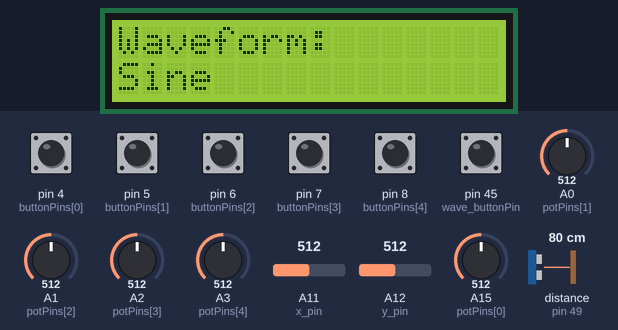
Recording of a sketch running on a simulated Arduino Mega 2560, built with avr-gcc and run on an emulated ATmega2560. Shown: 16×2 character LCD. Wiring (inferred from the names in the program): ultrasonic range finder: trigger pin 48; echo pin 49. The inputs (shaded band) are chosen by the test bench; at power-on: pin 4 (buttonPins[0]), pin 5 (buttonPins[1]), pin 6 (buttonPins[2]), pin 7 (buttonPins[3]), pin 8 (buttonPins[4]), pin 45 (wave_buttonPin) HIGH, A0 (potPins[1]) = 512, A1 (potPins[2]) = 512, A2 (potPins[3]) = 512, A3 (potPins[4]) = 512, A11 (x_pin) = 512, A12 (y_pin) = 512, A15 (potPins[0]) = 512, distance to the obstacle (sensor on pin 49) 80 cm. The echo pulse lasts 58.3 µs per cm; what the sketch prints to the serial monitor is not drawn.

Above: at 1.2 s.
1.3 s: pin 45 (wave_buttonPin) pulled LOW for 0.15 s
At 2.5 s:
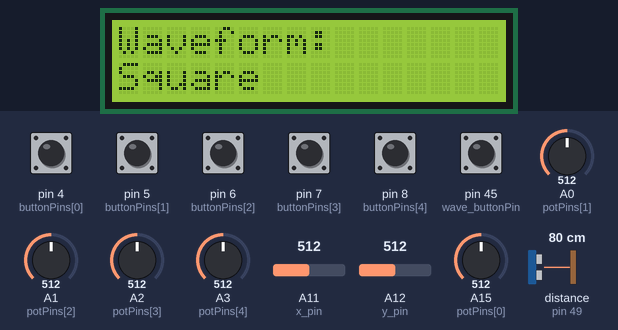
2.9 s: pin 45 (wave_buttonPin) pulled LOW for 1 s
At 4.1 s:
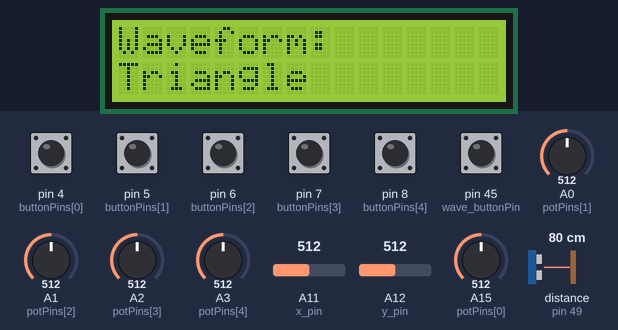
5.4 s: pin 45 (wave_buttonPin) pulled LOW for 0.15 s
At 5.8 s:
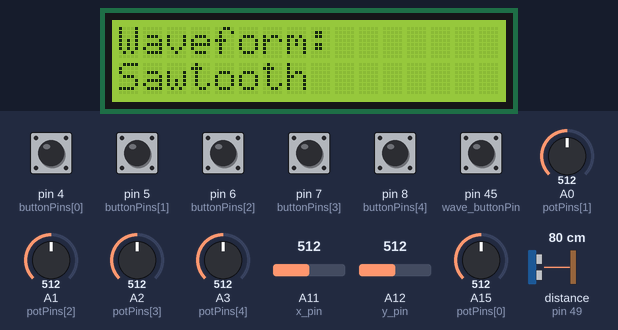
Timing chart, 0 to 8.4 s (numbered marks = the images above; inputs shaded):
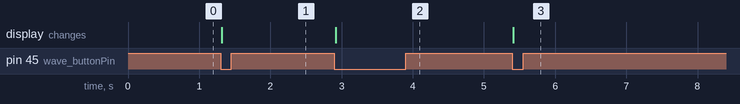

Measured:
- after the input at 1.3 s, the display: changes at once (image 1)
- after the input at 2.9 s, the display: changes at once (image 2)
- after the input at 5.4 s, the display: changes at once (image 3)

The sketch:

conf.ino
```cpp
#include <LiquidCrystal.h>
#include <stdint.h>

/*-----------------------------------------------------------------------------------------------------------*/

/* Types and Defines */

#define PACKET_START 0xAA
#define PACKET_END 0x55

typedef struct __attribute__((packed)) {
  uint8_t start;
  uint8_t waveform;
  int16_t potentiometers[5]; // LFO depth | Attack | Decay | Sustain | Release
  int16_t joystick[2];       // x | y
  float ultrasonic;
  uint8_t buttons[5];
  uint8_t checksum;
  uint8_t end;
} Packet;

/*-----------------------------------------------------------------------------------------------------------*/

/* Wiring */

const int wave_buttonPin = 45;
const int buttonPins[5] = {4, 5, 6, 7, 8};

const int potPins[5] = {A15, A0, A1, A2, A3};

const int x_pin = A11;
const int y_pin = A12;

const int trigPin = 48;
const int echoPin = 49;

const int rs = 40, en = 41, d4 = 34, d5 = 35, d6 = 32, d7 = 33;

/*-----------------------------------------------------------------------------------------------------------*/

/* Constants */

const unsigned long debounce_delay = 5;
const unsigned long packet_interval = 5;
const unsigned long ultrasonic_timeout = 25000UL;

/*-----------------------------------------------------------------------------------------------------------*/

/* Globals */

Packet conf;

float duration = 0;
float distance = 0;

uint8_t button_state[5];
uint8_t last_button_reading[5];
unsigned long last_debounce_time[5];

uint8_t wav_button_state;
uint8_t last_wav_button_reading;
unsigned long last_wav_debounce_time;

unsigned long last_packet_time = 0;

LiquidCrystal lcd(rs, en, d4, d5, d6, d7);

/*-----------------------------------------------------------------------------------------------------------*/

/* Helper Functions */

uint8_t checksum(Packet *p) {
  uint8_t *data = (uint8_t *)p;
  uint8_t sum = 0;

  // checksum and end byte are excluded
  for (size_t i = 0; i < sizeof(Packet) - 2; i++) {
    sum ^= data[i];
  }

  return sum;
}

void toggle_waveform() { conf.waveform = (conf.waveform + 1) % 4; }

void print_waveform() {
  switch (conf.waveform) {
  case 0:
    lcd.print("Sine");
    return;
  case 1:
    lcd.print("Square");
    return;
  case 2:
    lcd.print("Triangle");
    return;
  case 3:
    lcd.print("Sawtooth");
    return;
  default:
    lcd.print("Error");
    return;
  }
}

void update_lcd_waveform() {
  lcd.clear();
  lcd.setCursor(0, 0);
  lcd.print("Waveform:");
  lcd.setCursor(0, 1);
  print_waveform();
}

void update_buttons() {
  for (int i = 0; i < 5; i++) {
    uint8_t reading = !digitalRead(buttonPins[i]);

    if (reading != last_button_reading[i]) {
      last_debounce_time[i] = millis();
      last_button_reading[i] = reading;
    }

    if ((millis() - last_debounce_time[i]) >= debounce_delay) {
      if (reading != button_state[i]) {
        button_state[i] = reading;
        conf.buttons[i] = button_state[i];
      }
    }
  }
}

void update_waveform_button() {
  uint8_t reading = !digitalRead(wave_buttonPin);

  if (reading != last_wav_button_reading) {
    last_wav_debounce_time = millis();
    last_wav_button_reading = reading;
  }

  if ((millis() - last_wav_debounce_time) >= debounce_delay) {
    if (reading != wav_button_state) {
      wav_button_state = reading;

      if (wav_button_state == HIGH) {
        toggle_waveform();
        update_lcd_waveform();
      }
    }
  }
}

void update_ultrasonic() {
  digitalWrite(trigPin, LOW);
  delayMicroseconds(2);

  digitalWrite(trigPin, HIGH);
  delayMicroseconds(10);

  digitalWrite(trigPin, LOW);

  duration = pulseIn(echoPin, HIGH, ultrasonic_timeout);

  if (duration > 0) {
    distance = (duration * 0.0343f) / 2.0f;
  }

  conf.ultrasonic = distance;
}

void send_packet() {
  conf.start = PACKET_START;
  conf.end = PACKET_END;

  for (int i = 0; i < 5; i++) {
    conf.potentiometers[i] = analogRead(potPins[i]);
  }

  conf.joystick[0] = analogRead(x_pin);
  conf.joystick[1] = analogRead(y_pin);

  update_ultrasonic();

  conf.checksum = checksum(&conf);

  Serial.write((uint8_t *)&conf, sizeof(conf));
}

/*-----------------------------------------------------------------------------------------------------------*/

/* Main Functions */

void setup() {
  pinMode(trigPin, OUTPUT);
  pinMode(echoPin, INPUT);

  pinMode(wave_buttonPin, INPUT_PULLUP);

  for (int i = 0; i < 5; i++) {
    pinMode(buttonPins[i], INPUT_PULLUP);

    button_state[i] = !digitalRead(buttonPins[i]);
    last_button_reading[i] = button_state[i];
    last_debounce_time[i] = 0;

    conf.buttons[i] = button_state[i];
  }

  conf.waveform = 0;

  wav_button_state = !digitalRead(wave_buttonPin);
  last_wav_button_reading = wav_button_state;
  last_wav_debounce_time = 0;

  conf.start = PACKET_START;
  conf.end = PACKET_END;

  lcd.begin(16, 2);
  lcd.display();
  update_lcd_waveform();

  Serial.begin(115200);
}

void loop() {
  update_buttons();
  update_waveform_button();

  unsigned long now = millis();

  if ((now - last_packet_time) >= packet_interval) {
    last_packet_time = now;
    send_packet();
  }
}
```
